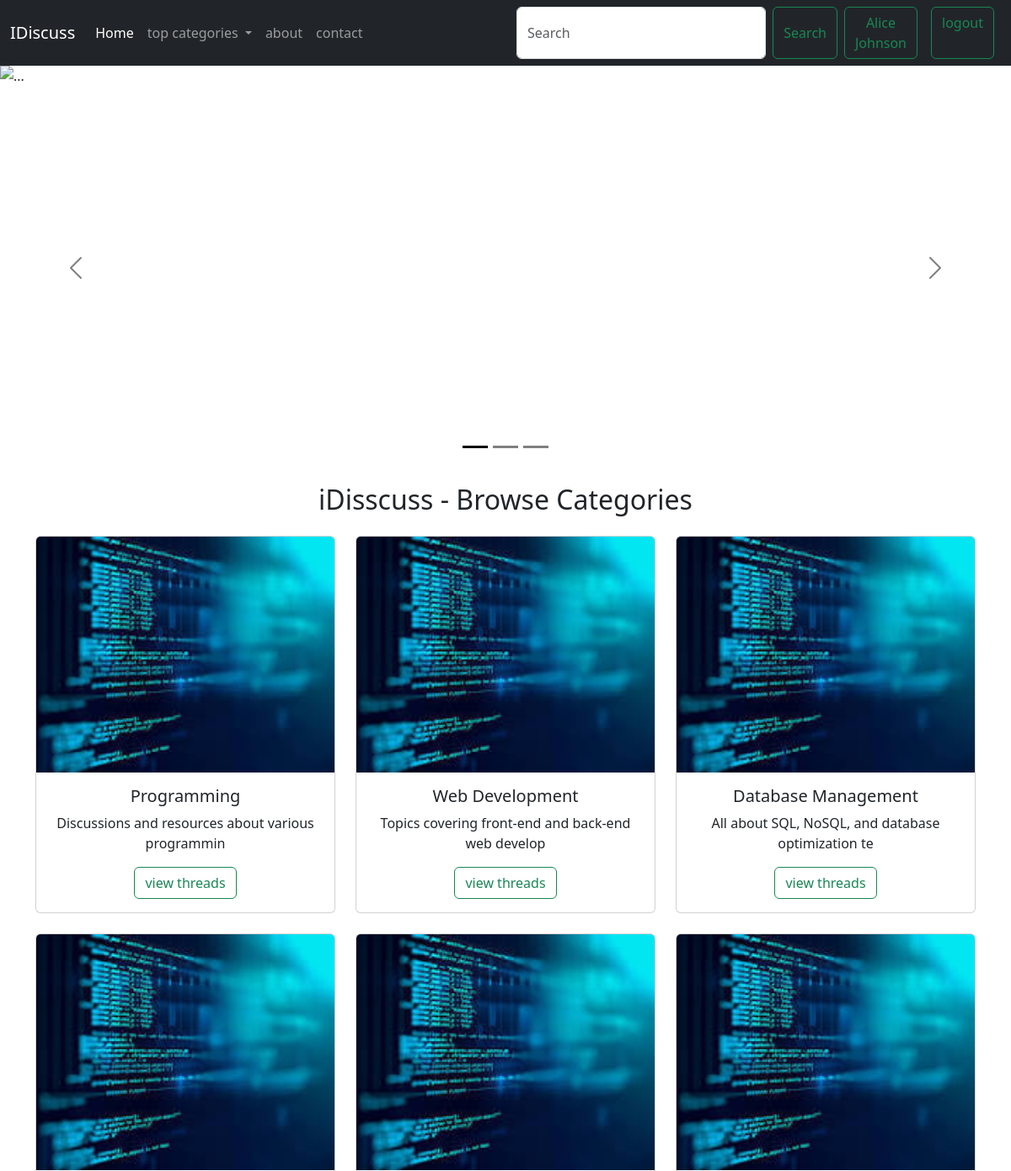
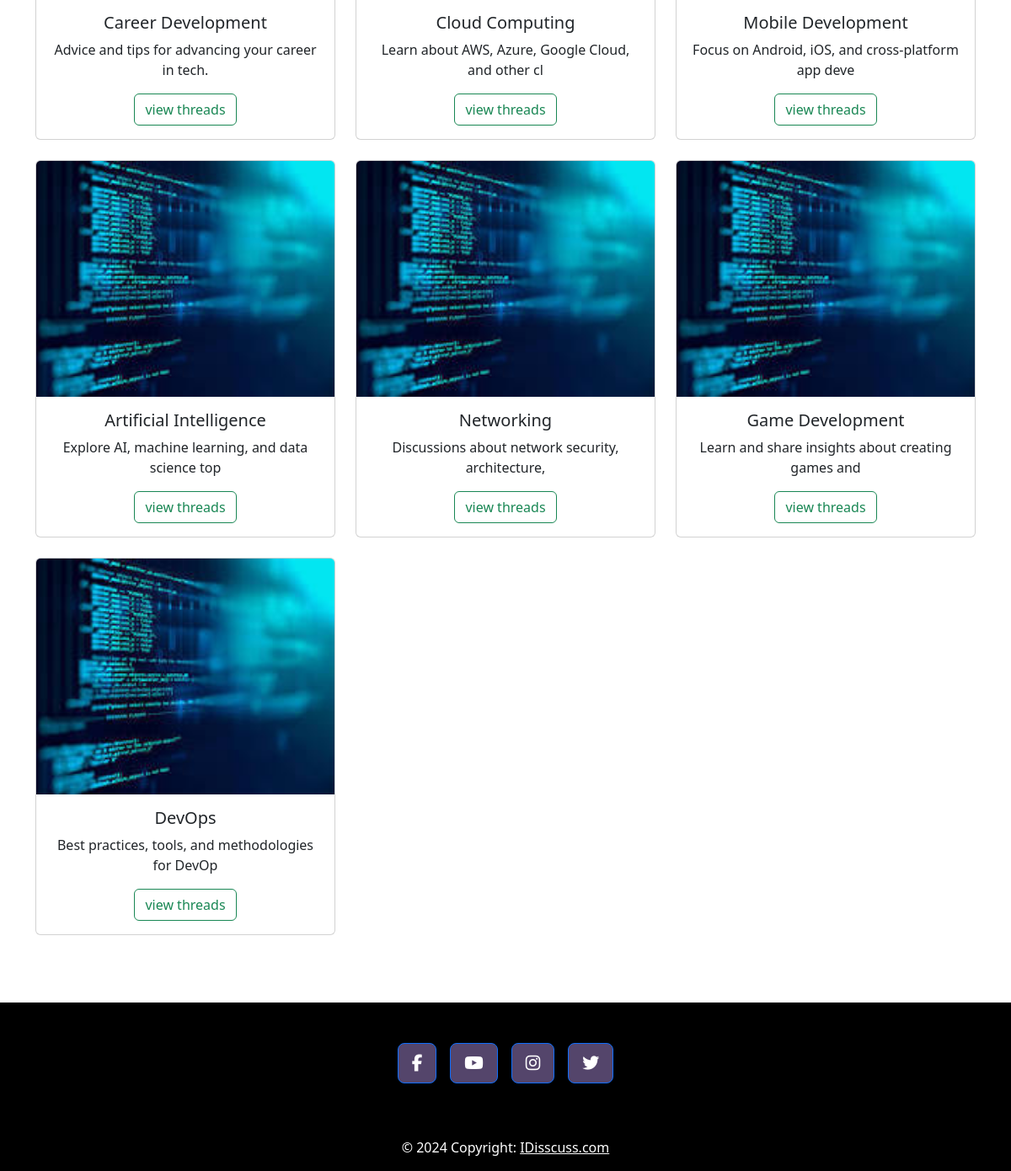
/ (signed in), run on the app's committed database (2 pictures, top to bottom).
### tables this page shows
CREATE TABLE `categories` (
  `cat_id` int(11) NOT NULL,
  `cat_title` varchar(99) NOT NULL,
  `cat_description` text NOT NULL
);

### index.php (the view, shortened to what this page needs)
<?php
include('partials/_header.php');
include('partials/_connection.php');
?>
<div id="carouselExampleDark" class="carousel carousel-dark slide">
    <div class="carousel-indicators">
        <button type="button" data-bs-target="#carouselExampleDark" data-bs-slide-to="0" class="active" aria-current="true" aria-label="Slide 1"></button>
        <button type="button" data-bs-target="#carouselExampleDark" data-bs-slide-to="1" aria-label="Slide 2"></button>
        <button type="button" data-bs-target="#carouselExampleDark" data-bs-slide-to="2" aria-label="Slide 3"></button>
    </div>
    <div class="carousel-inner">
        <div class="carousel-item active" data-bs-interval="10000">
            <img src="https://plus.unsplash.com/premium_photo-1661369089329-d89031837cdf?w=500&auto=format&fit=crop&q=60&ixlib=rb-4.0.3&ixid=M3wxMjA3fDB8MHxzZWFyY2h8NXx8Y29kaW5nfGVufDB8fDB8fHww" class="d-block w-100 " style="height: 60vh; object-fit:cover" alt="...">
            <div class="carousel-caption d-none d-md-block">
            </div>
        </div>
    </div>
    <button class="carousel-control-prev" type="button" data-bs-target="#carouselExampleDark" data-bs-slide="prev">
        <span class="carousel-control-prev-icon" aria-hidden="true"></span>
    </button>
    <button class="carousel-control-next" type="button" data-bs-target="#carouselExampleDark" data-bs-slide="next">
        <span class="carousel-control-next-icon" aria-hidden="true"></span>
    </button>
</div>
<div class="container text-center pt-3 pb-5">
    <h2>iDisscuss - Browse Categories</h2>
    <div class="row row-cols-1 row-cols-md-3 g-4 pt-3">
        <?php
        $result = mysqli_query($con, "SELECT * FROM `categories`");
        while ($row = mysqli_fetch_row($result)) {
            $cat_id = $row['0'];
            $cat_title = $row['1'];
            $cat_desc = $row['2'];
            $short_cat_desc = substr($cat_desc, 0, 50);
        ?>
            <div class="col">
                <div class="card">
                    <img src="images/image1.jpg" style="height: 35vh;" class="card-img-top" alt="Hollywood Sign on The Hill" />
                    <div class="card-body">
                        <h5 class="card-title"><?php echo $cat_title; ?></h5>
                        <p class="card-text">
                            <?php echo $short_cat_desc ?>
                        </p>
                        <a href="threads_list.php?catID=<?php echo $cat_id; ?>" class="btn btn-outline-success">view threads</a>
                    </div>
                </div>
            </div>
        <?php
        }
        ?>
    </div>
</div>
<?php
include('partials/_footer.php');
?>

### data on the page
categories: cat_title "Programming", cat_description "Discussions and resources about various programmin"
categories: cat_title "Web Development", cat_description "Topics covering front-end and back-end web develop"
categories: cat_title "Database Management", cat_description "All about SQL, NoSQL, and database optimization te"
categories: cat_title "Career Development", cat_description "Advice and tips for advancing your career in tech."
categories: cat_title "Cloud Computing", cat_description "Learn about AWS, Azure, Google Cloud, and other cl"
categories: cat_title "Mobile Development", cat_description "Focus on Android, iOS, and cross-platform app deve"
categories: cat_title "Artificial Intelligence", cat_description "Explore AI, machine learning, and data science top"
categories: cat_title "Networking", cat_description "Discussions about network security, architecture,"
categories: cat_title "Game Development", cat_description "Learn and share insights about creating games and"
categories: cat_title "DevOps", cat_description "Best practices, tools, and methodologies for DevOp"

### other printed values
$_SESSION['name'] "Alice Johnson"
